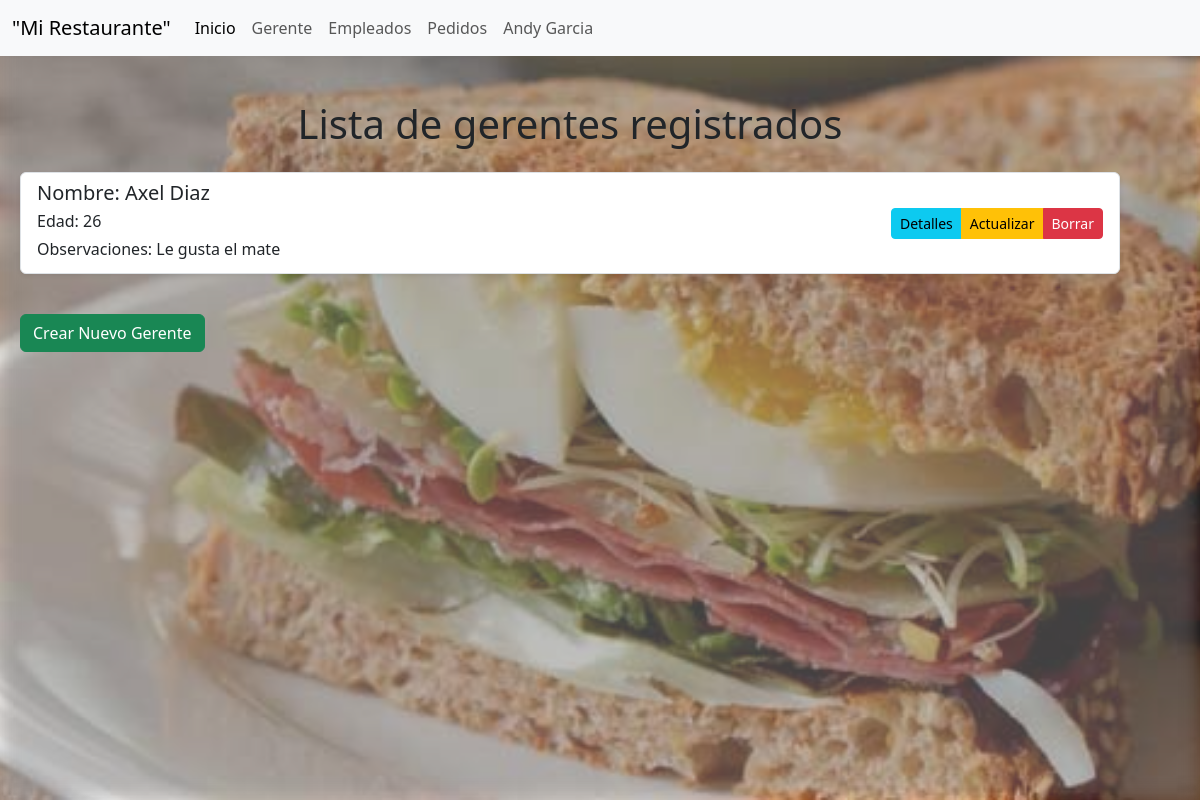
/restaurante/gerente/ (signed in), run on an earlier commit of the app's database.
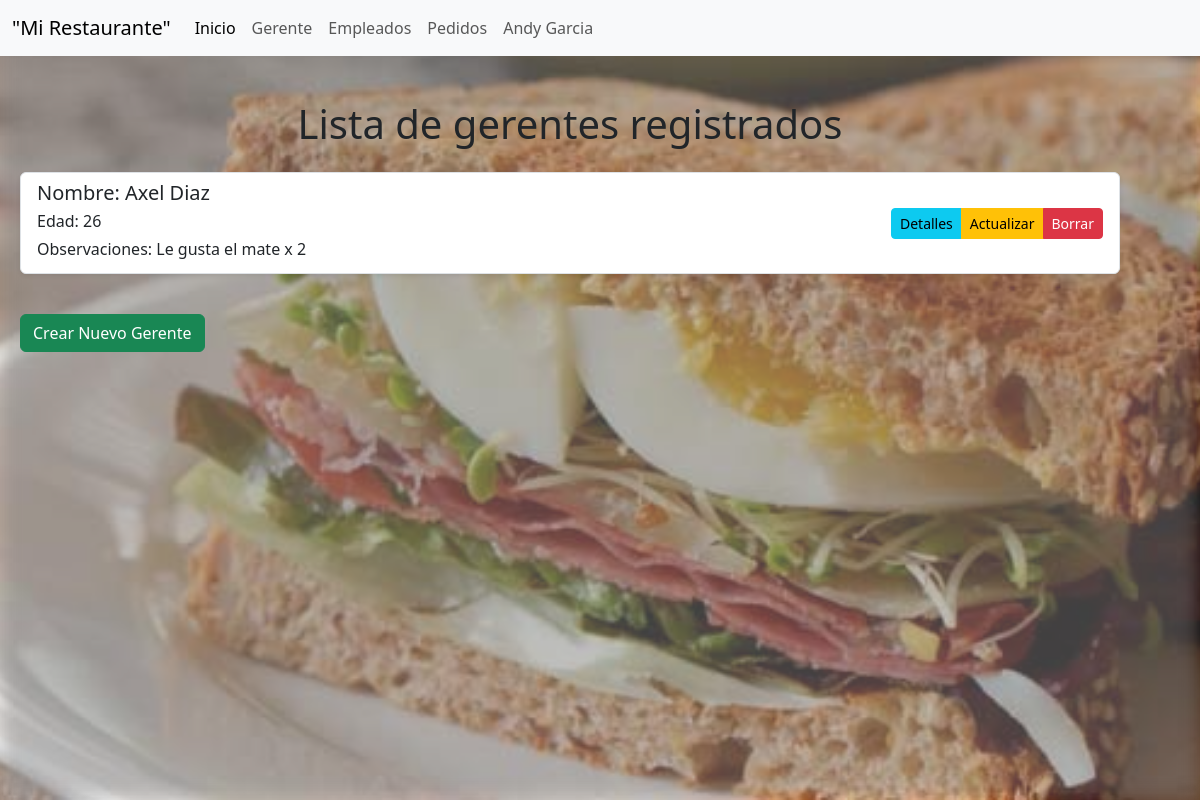
And on a later commit of the database.
### restaurante/models.py (models this page shows, shortened)
class Gerente(models.Model):
    user = models.OneToOneField(User, on_delete=models.CASCADE, related_name='gerente')
    nombre = models.CharField(max_length=100)
    edad = models.PositiveIntegerField(validators=[MinValueValidator(16)])
    observaciones = models.TextField(blank=True, null=True)

### restaurante/views.py (the view)
# urls.py: path("gerente/", login_required(views.GerenteListView.as_view()), name="gerente_list"),
class GerenteListView(ListView):
    model = models.Gerente
    template_name = 'gerente_list.html'
    context_object_name = 'gerentes'

### restaurante/templates/restaurante/gerente_list.html (shortened to what this page needs)
{% extends 'Main/base.html' %}
{% block content_title %}
    Lista de gerentes registrados
{% endblock content_title %}
{% block content %}
    <ul class="list-group">
        {% for gerente in gerentes %}
        <li class="list-group-item d-flex justify-content-between align-items-center border rounded shadow-sm mb-3">
            <div class="me-auto">
                <h5 class="mb-1">Nombre: {{ gerente.nombre }}</h5>
                <p class="mb-1">Edad: {{ gerente.edad }}</p>
                <p class="mb-1">Observaciones: {{ gerente.observaciones|default:"Sin observaciones" }}</p>
            </div>
            <div class="btn-group">
                <a href="{% url 'restaurante:gerente_detail' gerente.id %}" class="btn btn-info btn-sm">Detalles</a>
                <a href="{% url 'restaurante:gerente_form' gerente.id %}" class="btn btn-warning btn-sm">Actualizar</a>
                <a href="{% url 'restaurante:gerente_confirm_delete' gerente.id %}" class="btn btn-danger btn-sm">Borrar</a>
            </div>
        </li>
    {% endfor %}
    </ul>
    <div class="mt-4">
        <a href="{% url 'restaurante:gerente_form' %}" class="btn btn-success">Crear Nuevo Gerente</a>
    </div>
{% endblock content %}

What changed in the data, as far as the page shows it:
changed Gerente "Axel Diaz": observaciones "Le gusta el mate" → "Le gusta el mate x 2"
